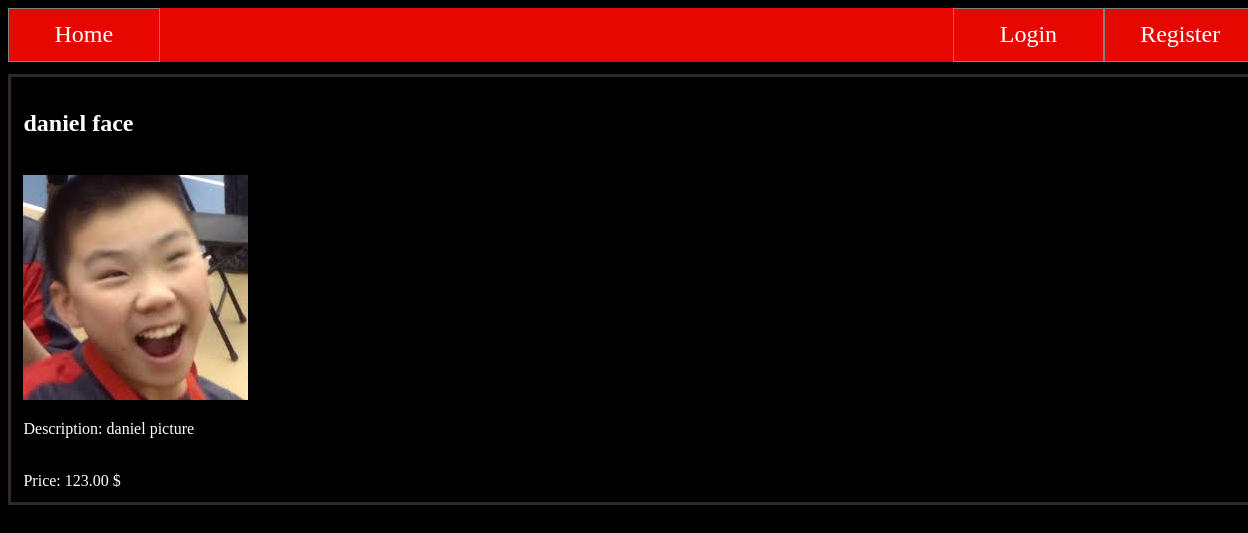
Screenshot of /authentication/1/ with the database file from the repository.
### database/models.py (models this page shows, shortened)
class Item(models.Model):
    owner = models.ForeignKey(User, on_delete=models.CASCADE)
    title = models.CharField(max_length=100)
    image = models.ImageField(upload_to='authentication/static/authentication')
    price = models.DecimalField(max_digits=11, decimal_places=2)
    description = models.CharField(max_length=10000)
    pub_date = models.DateTimeField(default=timezone.now)

### authentication/views.py (the view)
# urls.py: path('<int:pk>/', views.DetailView.as_view(), name='detail'),#sets the path for the detail view
class DetailView(generic.DetailView):
    model = Item
    template_name = 'authentication/detail.html'
    def get_queryset(self):
        return Item.objects.filter(pub_date__lte=timezone.now())

### authentication/templates/authentication/detail.html
{% extends "./base.html" %}
{% load static %}
{% block content %}
<section class="itemDetail">
<h1> {{ item.title }} </h1>
<br>
<img src="{%static 'authentication/download_1.jpg' %}" />
<br>
<p>
Description:
{{ item.description }}
</p>
<br>
Price:
{{ item.price }} $
</section>
{% endblock %}

### authentication/static/authentication/style.css (style rules this page uses)
html { width:100%; height:100%; }
body { width:100%; height:100%; background-color: black; }
p { color:white; }
section { width:100%; }
.itemDetail { border:solid; border-color:#302827; padding:1%; margin-top:1%; color:white; }

### rows the page displays
Item: title "daniel face", description "daniel picture", price "123.00"
